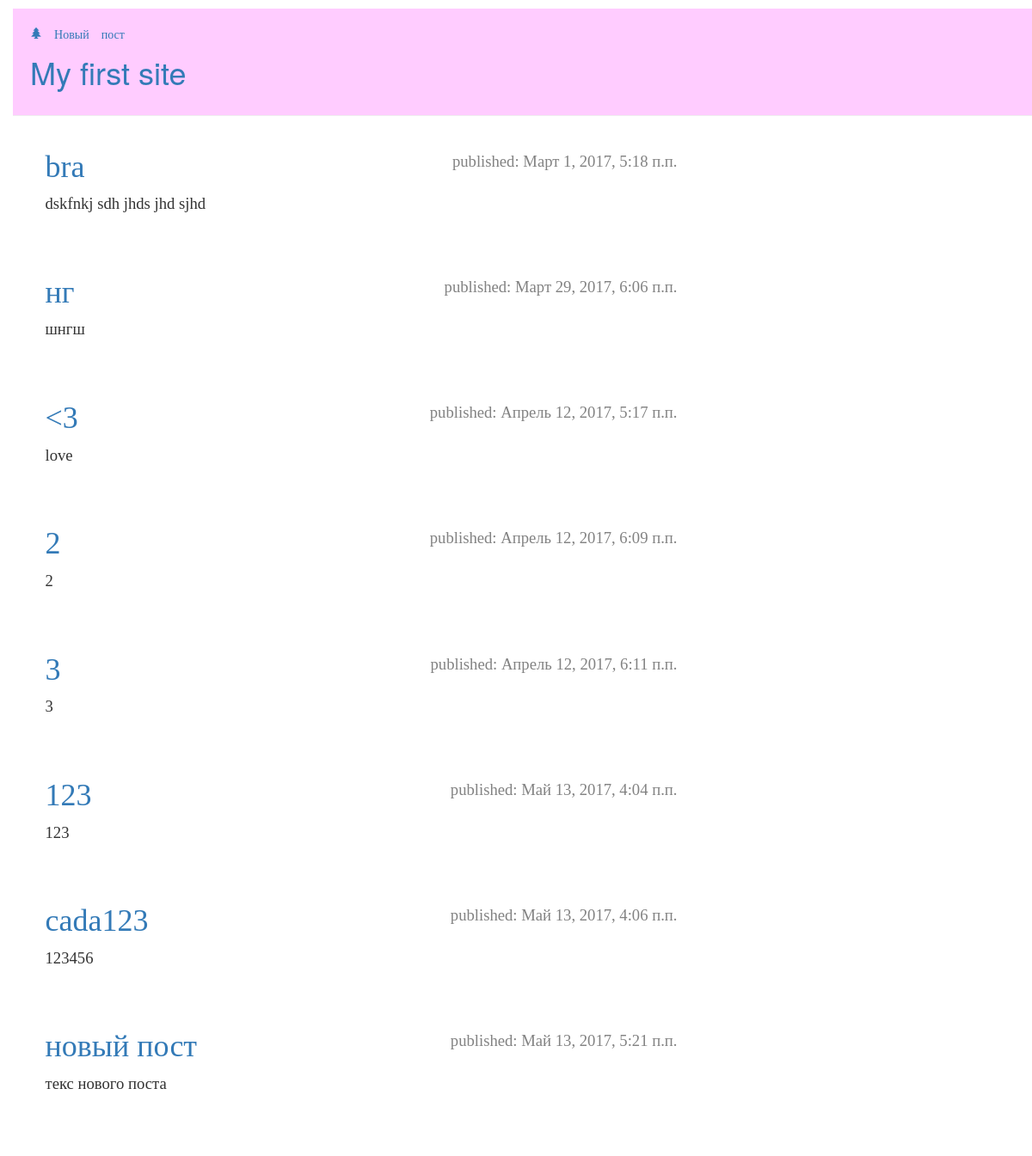
The app's page / (signed in) with its own data.
### blog/models.py (models this page shows, shortened)
class Post(models.Model):
	author = models.ForeignKey('auth.User')
	title = models.CharField(max_length=2000)
	text = models.TextField()
	create_date = models.DateTimeField(default=timezone.now())
	published_date = models.DateTimeField(blank=True,null=True)

### blog/views.py (the view)
# urls.py: url(r'^$', views.post_list, name="post_list"),
def post_list(request):
    posts = Post.objects.filter(published_date__lte=timezone.now()).order_by('published_date')
    return render(request, 'blog/post_list.html', {'posts': posts})

### blog/templates/blog/post_list.html
﻿{% extends 'blog/base.html' %}
{% block content %}
{% for post in posts %}
		<div class="post">
			<div class="date">
				<p> published: {{post.published_date}}</p>
			</div>
			<h1><a href="{% url 'post_detail' pk=post.pk %}">{{post.title}}</a></h1>
			<p>{{post.text|linebreaksbr}}</p>
		</div>
{% endfor %}
{% endblock %}

### blog/static/css/blog.css (style rules this page uses)
body { padding-left: 15px }
h1 a { color: #098616 font-family: Florence, cursive; }
.date { float: right; color: #828282; }
.post { margin-bottom: 70px; margin-left: 15px; font-size: 14pt; font-family: Florence, cursive; }

### records on screen
Post: published_date "Март 1, 2017, 5:18 п.п.", title "bra", text "dskfnkj sdh jhds jhd sjhd"
Post: published_date "Март 29, 2017, 6:06 п.п.", title "нг", text "шнгш"
Post: published_date "Апрель 12, 2017, 5:17 п.п.", title "<3", text "love"
Post: published_date "Апрель 12, 2017, 6:09 п.п.", title "2", text "2"
Post: published_date "Апрель 12, 2017, 6:11 п.п.", title "3", text "3"
Post: published_date "Май 13, 2017, 4:04 п.п.", title "123", text "123"
Post: published_date "Май 13, 2017, 4:06 п.п.", title "cada123", text "123456"
Post: published_date "Май 13, 2017, 5:21 п.п.", title "новый пост", text "текс нового поста"
